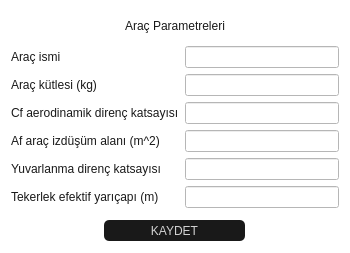
<?xml version="1.0" encoding="UTF-8"?>
<ui version="4.0">
 <class>Dialog</class>
 <widget class="QDialog" name="Dialog">
  <property name="geometry">
   <rect>
    <x>0</x>
    <y>0</y>
    <width>350</width>
    <height>253</height>
   </rect>
  </property>
  <property name="minimumSize">
   <size>
    <width>350</width>
    <height>253</height>
   </size>
  </property>
  <property name="maximumSize">
   <size>
    <width>350</width>
    <height>253</height>
   </size>
  </property>
  <property name="windowTitle">
   <string>Araç</string>
  </property>
  <property name="windowIcon">
   <iconset resource="../../icons/widgets.qrc">
    <normaloff>:/icons/vehicle.png</normaloff>:/icons/vehicle.png</iconset>
  </property>
  <property name="styleSheet">
   <string notr="true">font: 700 11px &quot;Segoe UI&quot;;
color:rgb(25,25,25);
background-color: rgb(255, 255, 255);</string>
  </property>
  <layout class="QVBoxLayout" name="verticalLayout_4">
   <item>
    <layout class="QVBoxLayout" name="verticalLayout_3">
     <item>
      <widget class="QLabel" name="label_16">
       <property name="styleSheet">
        <string notr="true">font: 700 12pt &quot;Segoe UI&quot;;</string>
       </property>
       <property name="text">
        <string>Araç Parametreleri</string>
       </property>
       <property name="alignment">
        <set>Qt::AlignCenter</set>
       </property>
      </widget>
     </item>
     <item>
      <layout class="QHBoxLayout" name="horizontalLayout">
       <item>
        <layout class="QVBoxLayout" name="verticalLayout_2">
         <item>
          <widget class="QLabel" name="label_10">
           <property name="sizePolicy">
            <sizepolicy hsizetype="Preferred" vsizetype="Preferred">
             <horstretch>0</horstretch>
             <verstretch>0</verstretch>
            </sizepolicy>
           </property>
           <property name="minimumSize">
            <size>
             <width>120</width>
             <height>0</height>
            </size>
           </property>
           <property name="text">
            <string>Araç ismi</string>
           </property>
          </widget>
         </item>
         <item>
          <widget class="QLabel" name="label_11">
           <property name="sizePolicy">
            <sizepolicy hsizetype="Preferred" vsizetype="Preferred">
             <horstretch>0</horstretch>
             <verstretch>0</verstretch>
            </sizepolicy>
           </property>
           <property name="minimumSize">
            <size>
             <width>161</width>
             <height>0</height>
            </size>
           </property>
           <property name="styleSheet">
            <string notr="true">
</string>
           </property>
           <property name="text">
            <string>Araç kütlesi (kg)</string>
           </property>
          </widget>
         </item>
         <item>
          <widget class="QLabel" name="label_14">
           <property name="minimumSize">
            <size>
             <width>120</width>
             <height>0</height>
            </size>
           </property>
           <property name="text">
            <string>Cf aerodinamik direnç katsayısı</string>
           </property>
          </widget>
         </item>
         <item>
          <widget class="QLabel" name="label_15">
           <property name="minimumSize">
            <size>
             <width>120</width>
             <height>0</height>
            </size>
           </property>
           <property name="text">
            <string>Af araç izdüşüm alanı (m^2)</string>
           </property>
          </widget>
         </item>
         <item>
          <widget class="QLabel" name="label_17">
           <property name="minimumSize">
            <size>
             <width>120</width>
             <height>0</height>
            </size>
           </property>
           <property name="text">
            <string>Yuvarlanma direnç katsayısı</string>
           </property>
          </widget>
         </item>
         <item>
          <widget class="QLabel" name="label_18">
           <property name="minimumSize">
            <size>
             <width>120</width>
             <height>0</height>
            </size>
           </property>
           <property name="text">
            <string>Tekerlek efektif yarıçapı (m)</string>
           </property>
          </widget>
         </item>
        </layout>
       </item>
       <item>
        <layout class="QVBoxLayout" name="verticalLayout">
         <item>
          <widget class="QLineEdit" name="arac_ismi"/>
         </item>
         <item>
          <widget class="QLineEdit" name="arac_kutlesi"/>
         </item>
         <item>
          <widget class="QLineEdit" name="cf_aero"/>
         </item>
         <item>
          <widget class="QLineEdit" name="izdusum_alan"/>
         </item>
         <item>
          <widget class="QLineEdit" name="yuvarlanma_direnc"/>
         </item>
         <item>
          <widget class="QLineEdit" name="teker_efektif_r"/>
         </item>
        </layout>
       </item>
      </layout>
     </item>
     <item>
      <widget class="QFrame" name="frame">
       <property name="frameShape">
        <enum>QFrame::NoFrame</enum>
       </property>
       <property name="frameShadow">
        <enum>QFrame::Plain</enum>
       </property>
       <layout class="QHBoxLayout" name="horizontalLayout_4">
        <property name="topMargin">
         <number>5</number>
        </property>
        <property name="bottomMargin">
         <number>0</number>
        </property>
        <item>
         <widget class="QPushButton" name="arac_kaydet">
          <property name="minimumSize">
           <size>
            <width>141</width>
            <height>21</height>
           </size>
          </property>
          <property name="maximumSize">
           <size>
            <width>141</width>
            <height>21</height>
           </size>
          </property>
          <property name="cursor">
           <cursorShape>PointingHandCursor</cursorShape>
          </property>
          <property name="contextMenuPolicy">
           <enum>Qt::NoContextMenu</enum>
          </property>
          <property name="styleSheet">
           <string notr="true">QPushButton{
border-radius:5px;
font: 700 11px &quot;Segoe UI&quot;;
color:rgb(210,210,210);
background-color: rgb(25,25,25);
}
QPushButton:hover {
color:rgb(9, 9, 9);
background-color:rgb(239, 239, 239);
}
QPushButton:pressed {
color:rgb(9, 9, 9);
}</string>
          </property>
          <property name="text">
           <string>KAYDET</string>
          </property>
         </widget>
        </item>
       </layout>
      </widget>
     </item>
    </layout>
   </item>
  </layout>
 </widget>
 <resources>
  <include location="../../icons/widgets.qrc"/>
 </resources>
 <connections/>
</ui>
